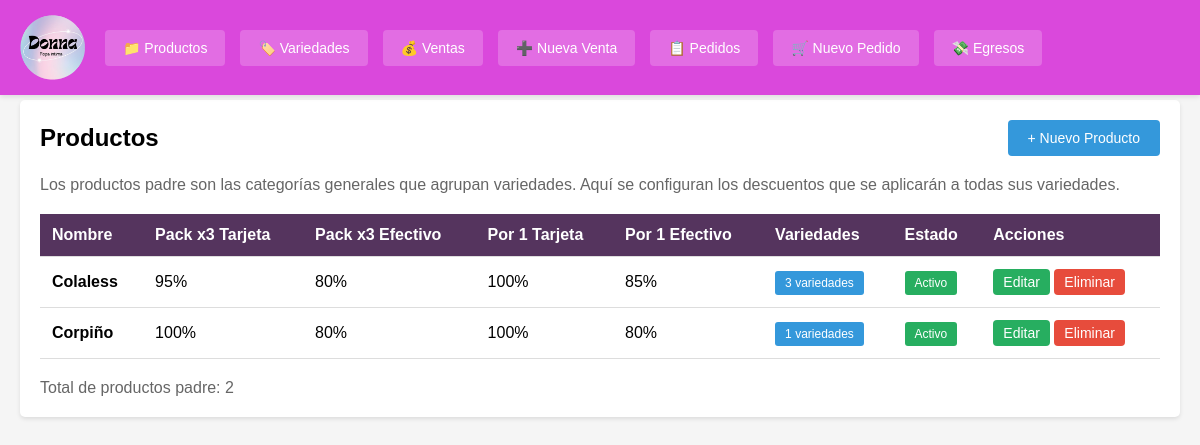
The app's page /index.php?c=productoPadre&a=index with its own data.
### tables this page shows
CREATE TABLE productos_padre (
            id INTEGER PRIMARY KEY AUTOINCREMENT,
            nombre VARCHAR(200) NOT NULL,
            porcentaje_pack3_tarjeta DECIMAL(5,2) DEFAULT 100,
            porcentaje_pack3_efectivo DECIMAL(5,2) DEFAULT 80,
            porcentaje_unidad_tarjeta DECIMAL(5,2) DEFAULT 100,
            porcentaje_unidad_efectivo DECIMAL(5,2) DEFAULT 80,
            activo INTEGER DEFAULT 1,
            fecha_creacion DATETIME DEFAULT CURRENT_TIMESTAMP
        );

### controllers/ProductoPadreController.php (called while the page is built, shortened)
<?php
class ProductoPadreController {
    private $productoPadreModel;
    public function __construct() {
        $this->productoPadreModel = new ProductoPadre();
    }
    public function index() {
        $productos = $this->productoPadreModel->getAll(true);
        $this->render('productos_padre/index', [
            'productos' => $productos
        ]);
    }
    private function render($view, $data = []) {
        extract($data);
        require BASE_PATH . '/views/' . $view . '.php';
        require BASE_PATH . '/views/layout.php';
    }
}
?>

### config/database.php (called while the page is built, shortened)
<?php
class Database {
    private static $instance = null;
    private $conn;
    private function __construct() {
        try {
            $this->conn = new PDO('sqlite:' . DB_PATH);
            $this->conn->setAttribute(PDO::ATTR_ERRMODE, PDO::ERRMODE_EXCEPTION);
            $this->conn->setAttribute(PDO::ATTR_DEFAULT_FETCH_MODE, PDO::FETCH_ASSOC);
        } catch(PDOException $e) {
            die("Error de conexión: " . $e->getMessage());
        }
    }
    public static function getInstance() {
        if (self::$instance === null) {
            self::$instance = new self();
        }
        return self::$instance;
    }
    public function getConnection() {
        return $this->conn;
    }
}
?>

### models/ProductoPadre.php (called while the page is built, shortened)
<?php
class ProductoPadre {
    private $db;
    public function __construct() {
        $this->db = Database::getInstance()->getConnection();
    }
    public function getAll($soloActivos = true) {
        $sql = "SELECT * FROM productos_padre";
        if ($soloActivos) $sql .= " WHERE activo = 1";
        $sql .= " ORDER BY nombre";
        $stmt = $this->db->query($sql);
        return $stmt->fetchAll();
    }
    public function cantidadVariedades($id) {
        $stmt = $this->db->prepare("SELECT COUNT(*) FROM variedades WHERE producto_padre_id = ? AND activo = 1");
        $stmt->execute([$id]);
        return $stmt->fetchColumn();
    }
}
?>

### views/productos_padre/index.php (the view)
<div style="display: flex; justify-content: space-between; align-items: center; margin-bottom: 20px;">
    <h2>Productos</h2>
    <a href="index.php?c=productoPadre&a=crear" class="btn btn-primary">+ Nuevo Producto</a>
</div>
<p style="color: #666; margin-bottom: 20px;">
    Los productos padre son las categorías generales que agrupan variedades. Aquí se configuran los descuentos que se aplicarán a todas sus variedades.
</p>
<?php if (empty($productos)): ?>
    <p>No hay productos padre registrados.</p>
<?php else: ?>
    <table>
        <thead>
            <tr>
                <th>Nombre</th>
                <th>Pack x3 Tarjeta</th>
                <th>Pack x3 Efectivo</th>
                <th>Por 1 Tarjeta</th>
                <th>Por 1 Efectivo</th>
                <th>Variedades</th>
                <th>Estado</th>
                <th>Acciones</th>
            </tr>
        </thead>
        <tbody>
            <?php
            $productoPadreModel = new ProductoPadre();
            foreach ($productos as $prod):
                $cantidad_variedades = $productoPadreModel->cantidadVariedades($prod['id']);
            ?>
                <tr>
                    <td><strong><?= htmlspecialchars($prod['nombre']) ?></strong></td>
                    <td><?= $prod['porcentaje_pack3_tarjeta'] ?>%</td>
                    <td><?= $prod['porcentaje_pack3_efectivo'] ?>%</td>
                    <td><?= $prod['porcentaje_unidad_tarjeta'] ?>%</td>
                    <td><?= $prod['porcentaje_unidad_efectivo'] ?>%</td>
                    <td>
                        <span class="badge" style="background: #3498db;"><?= $cantidad_variedades ?> variedades</span>
                    </td>
                    <td>
                        <span class="badge badge-activo">Activo</span>
                    </td>
                    <td>
                        <a href="index.php?c=productoPadre&a=editar&id=<?= $prod['id'] ?>" class="btn btn-success" style="padding: 5px 10px;">Editar</a>
                        <a href="index.php?c=productoPadre&a=eliminar&id=<?= $prod['id'] ?>"
                           class="btn btn-danger"
                           style="padding: 5px 10px;"
                           onclick="return confirm('¿Eliminar este producto padre?')">Eliminar</a>
                    </td>
                </tr>
            <?php endforeach; ?>
        </tbody>
    </table>
    <div style="margin-top: 20px; color: #666;">
        Total de productos padre: <?= count($productos) ?>
    </div>
<?php endif; ?>

### views/layout.php (style rules this page uses)
* { margin: 0; padding: 0; box-sizing: border-box; }
body { font-family: Arial, sans-serif; background: #f5f5f5; padding-top: 80px; }
.btn { display: inline-block; padding: 10px 20px; text-decoration: none; border-radius: 4px; cursor: pointer; border: none; font-size: 14px; }
.btn-primary { background: #3498db; color: white; }
.btn-success { background: #27ae60; color: white; }
.btn-danger { background: #e74c3c; color: white; }
table { width: 100%; border-collapse: collapse; margin-top: 20px; }
table th, table td { padding: 12px; text-align: left; border-bottom: 1px solid #ddd; }
table th { background: #55345e; color: white; }
.badge { padding: 5px 10px; border-radius: 3px; font-size: 12px; color: white; }
.badge-activo { background: #27ae60; }

### records on screen
productos_padre: nombre "Colaless", porcentaje_pack3_tarjeta "95", porcentaje_pack3_efectivo "80", porcentaje_unidad_tarjeta "100", porcentaje_unidad_efectivo "85", cantidad_variedades "3"
productos_padre: nombre "Corpiño", porcentaje_pack3_tarjeta "100", porcentaje_pack3_efectivo "80", porcentaje_unidad_tarjeta "100", porcentaje_unidad_efectivo "80", cantidad_variedades "1"

### other values on screen
count($productos) "2"
